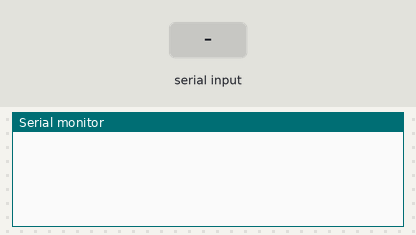
This sketch was run on a simulated Arduino Uno, built with avr-gcc and run on an emulated ATmega328P. Parts: the last lines printed to the serial monitor. The inputs (shaded band) are chosen by the test bench.

Above: at 1.2 s.
1.3 s: "r" received over Serial
At 3.1 s:
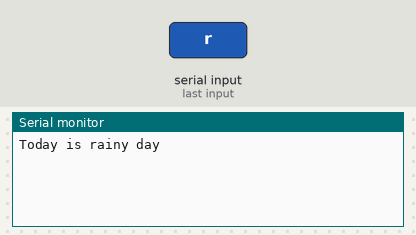
3.5 s: "s" received over Serial
At 4.6 s:
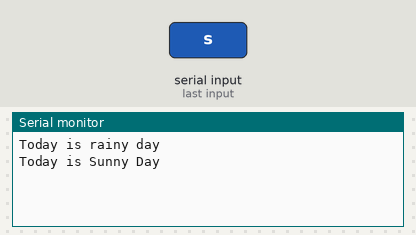

The sketch:

08_If_else_statement.ino
```cpp
// IF else conditional statement .
/*if (conditio1 , condition 2..)
      {  code....
    }
  else {
       code ...
    } */
/* you can use here else but not for exact input
   if you use "IF" you should use exact value to print serial monitor ...*/

//to prevent blank output at first use if(serial.available()>০).


void setup()
{
Serial.begin(9600);

}


void loop()
{

if(Serial.available()>0);

 {
 char x=Serial.read();
 if (x=='r' ||x=='R'){

  Serial.println("Today is rainy day");
}

 if (x=='s'|| x=='S') {
   Serial.println("Today is Sunny Day");
   }
   delay (1000);


}
}
```

Measured:
- after the input at 1.3 s, the serial monitor: prints a new line after 0.70 s (image 1)
- after the input at 3.5 s, the serial monitor: prints a new line after 0.50 s (image 2)
